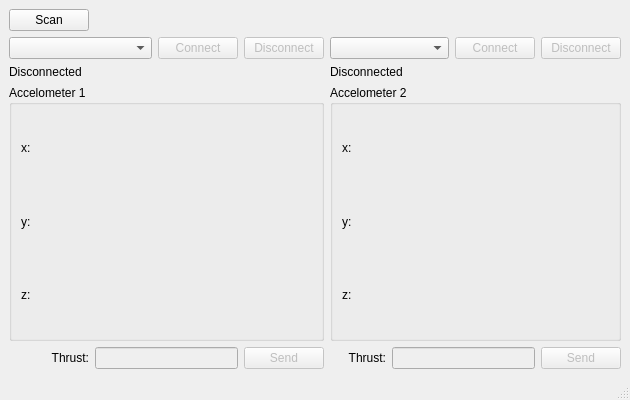
<?xml version="1.0" encoding="UTF-8"?>
<ui version="4.0">
 <class>MainWindow</class>
 <widget class="QMainWindow" name="MainWindow">
  <property name="geometry">
   <rect>
    <x>0</x>
    <y>0</y>
    <width>630</width>
    <height>400</height>
   </rect>
  </property>
  <property name="windowTitle">
   <string>MainWindow</string>
  </property>
  <widget class="QWidget" name="centralwidget">
   <layout class="QGridLayout" name="gridLayout">
    <item row="2" column="4" colspan="4">
     <widget class="QLabel" name="l_conn2">
      <property name="sizePolicy">
       <sizepolicy hsizetype="Preferred" vsizetype="Fixed">
        <horstretch>0</horstretch>
        <verstretch>0</verstretch>
       </sizepolicy>
      </property>
      <property name="text">
       <string>Disconnected</string>
      </property>
     </widget>
    </item>
    <item row="4" column="0">
     <widget class="QLabel" name="label">
      <property name="text">
       <string>Thrust:</string>
      </property>
      <property name="alignment">
       <set>Qt::AlignRight|Qt::AlignTrailing|Qt::AlignVCenter</set>
      </property>
     </widget>
    </item>
    <item row="4" column="7">
     <widget class="QPushButton" name="pb_send2">
      <property name="enabled">
       <bool>false</bool>
      </property>
      <property name="text">
       <string>Send</string>
      </property>
     </widget>
    </item>
    <item row="4" column="1" colspan="2">
     <widget class="QLineEdit" name="e_thrust1">
      <property name="enabled">
       <bool>false</bool>
      </property>
     </widget>
    </item>
    <item row="1" column="7">
     <widget class="QPushButton" name="pb_disc2">
      <property name="enabled">
       <bool>false</bool>
      </property>
      <property name="text">
       <string>Disconnect</string>
      </property>
     </widget>
    </item>
    <item row="1" column="6">
     <widget class="QPushButton" name="pb_conn2">
      <property name="enabled">
       <bool>false</bool>
      </property>
      <property name="text">
       <string>Connect</string>
      </property>
     </widget>
    </item>
    <item row="4" column="3">
     <widget class="QPushButton" name="pb_send1">
      <property name="enabled">
       <bool>false</bool>
      </property>
      <property name="text">
       <string>Send</string>
      </property>
     </widget>
    </item>
    <item row="4" column="5" colspan="2">
     <widget class="QLineEdit" name="e_thrust2">
      <property name="enabled">
       <bool>false</bool>
      </property>
     </widget>
    </item>
    <item row="1" column="3">
     <widget class="QPushButton" name="pb_disc1">
      <property name="enabled">
       <bool>false</bool>
      </property>
      <property name="text">
       <string>Disconnect</string>
      </property>
     </widget>
    </item>
    <item row="1" column="2">
     <widget class="QPushButton" name="pb_conn1">
      <property name="enabled">
       <bool>false</bool>
      </property>
      <property name="text">
       <string>Connect</string>
      </property>
      <property name="checkable">
       <bool>false</bool>
      </property>
     </widget>
    </item>
    <item row="1" column="0" colspan="2">
     <widget class="QComboBox" name="cb_device1"/>
    </item>
    <item row="1" column="4" colspan="2">
     <widget class="QComboBox" name="cb_device2"/>
    </item>
    <item row="4" column="4">
     <widget class="QLabel" name="label_7">
      <property name="text">
       <string>Thrust:</string>
      </property>
      <property name="alignment">
       <set>Qt::AlignRight|Qt::AlignTrailing|Qt::AlignVCenter</set>
      </property>
     </widget>
    </item>
    <item row="2" column="0" colspan="4">
     <widget class="QLabel" name="l_conn1">
      <property name="sizePolicy">
       <sizepolicy hsizetype="Preferred" vsizetype="Fixed">
        <horstretch>0</horstretch>
        <verstretch>0</verstretch>
       </sizepolicy>
      </property>
      <property name="text">
       <string>Disconnected</string>
      </property>
     </widget>
    </item>
    <item row="0" column="0">
     <widget class="QPushButton" name="pb_scan">
      <property name="text">
       <string>Scan</string>
      </property>
     </widget>
    </item>
    <item row="3" column="4" colspan="4">
     <widget class="QGroupBox" name="groupBox_2">
      <property name="title">
       <string>Accelometer 2</string>
      </property>
      <layout class="QVBoxLayout" name="verticalLayout_2">
       <item>
        <widget class="QLabel" name="l_x2">
         <property name="text">
          <string>x:</string>
         </property>
        </widget>
       </item>
       <item>
        <widget class="QLabel" name="l_y2">
         <property name="text">
          <string>y:</string>
         </property>
        </widget>
       </item>
       <item>
        <widget class="QLabel" name="l_z2">
         <property name="text">
          <string>z:</string>
         </property>
        </widget>
       </item>
      </layout>
     </widget>
    </item>
    <item row="3" column="0" colspan="4">
     <widget class="QGroupBox" name="groupBox">
      <property name="title">
       <string>Accelometer 1</string>
      </property>
      <layout class="QVBoxLayout" name="verticalLayout">
       <item>
        <widget class="QLabel" name="l_x1">
         <property name="text">
          <string>x: </string>
         </property>
        </widget>
       </item>
       <item>
        <widget class="QLabel" name="l_y1">
         <property name="text">
          <string>y: </string>
         </property>
        </widget>
       </item>
       <item>
        <widget class="QLabel" name="l_z1">
         <property name="text">
          <string>z:</string>
         </property>
        </widget>
       </item>
      </layout>
     </widget>
    </item>
   </layout>
  </widget>
  <widget class="QMenuBar" name="menubar">
   <property name="geometry">
    <rect>
     <x>0</x>
     <y>0</y>
     <width>630</width>
     <height>21</height>
    </rect>
   </property>
  </widget>
  <widget class="QStatusBar" name="statusbar"/>
 </widget>
 <resources/>
 <connections/>
</ui>
